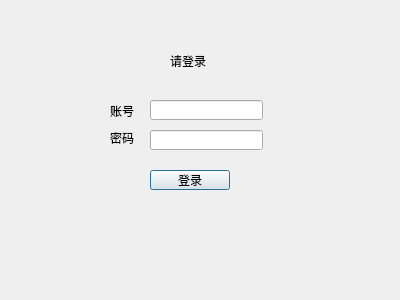
<?xml version="1.0" encoding="UTF-8"?>
<ui version="4.0">
 <class>Dialog</class>
 <widget class="QDialog" name="Dialog">
  <property name="geometry">
   <rect>
    <x>0</x>
    <y>0</y>
    <width>400</width>
    <height>300</height>
   </rect>
  </property>
  <property name="windowTitle">
   <string>Dialog</string>
  </property>
  <widget class="QLabel" name="label">
   <property name="geometry">
    <rect>
     <x>170</x>
     <y>40</y>
     <width>61</width>
     <height>41</height>
    </rect>
   </property>
   <property name="text">
    <string>请登录</string>
   </property>
  </widget>
  <widget class="QLabel" name="label_2">
   <property name="geometry">
    <rect>
     <x>110</x>
     <y>100</y>
     <width>31</width>
     <height>21</height>
    </rect>
   </property>
   <property name="text">
    <string>账号</string>
   </property>
  </widget>
  <widget class="QLabel" name="label_3">
   <property name="geometry">
    <rect>
     <x>110</x>
     <y>130</y>
     <width>31</width>
     <height>16</height>
    </rect>
   </property>
   <property name="text">
    <string>密码</string>
   </property>
  </widget>
  <widget class="QLineEdit" name="lineEdit">
   <property name="geometry">
    <rect>
     <x>150</x>
     <y>100</y>
     <width>113</width>
     <height>20</height>
    </rect>
   </property>
  </widget>
  <widget class="QLineEdit" name="lineEdit_2">
   <property name="geometry">
    <rect>
     <x>150</x>
     <y>130</y>
     <width>113</width>
     <height>20</height>
    </rect>
   </property>
  </widget>
  <widget class="QPushButton" name="pushButton">
   <property name="geometry">
    <rect>
     <x>150</x>
     <y>170</y>
     <width>80</width>
     <height>20</height>
    </rect>
   </property>
   <property name="text">
    <string>登录</string>
   </property>
  </widget>
 </widget>
 <resources/>
 <connections/>
</ui>
